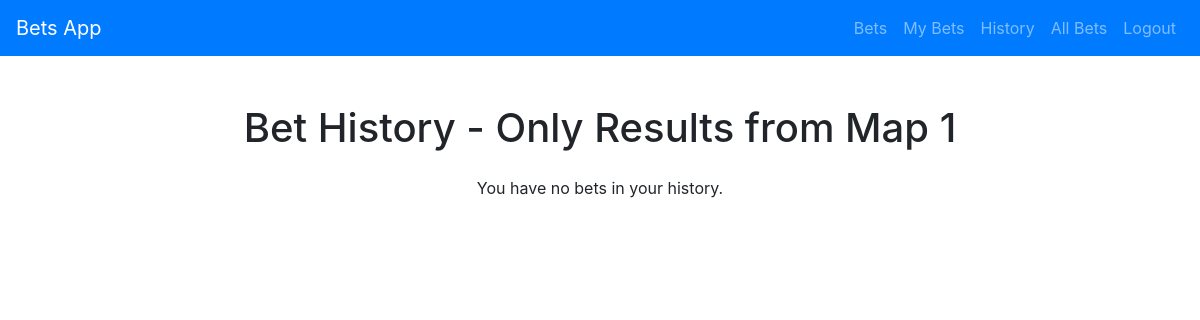
The app's page /history (signed in), older data.
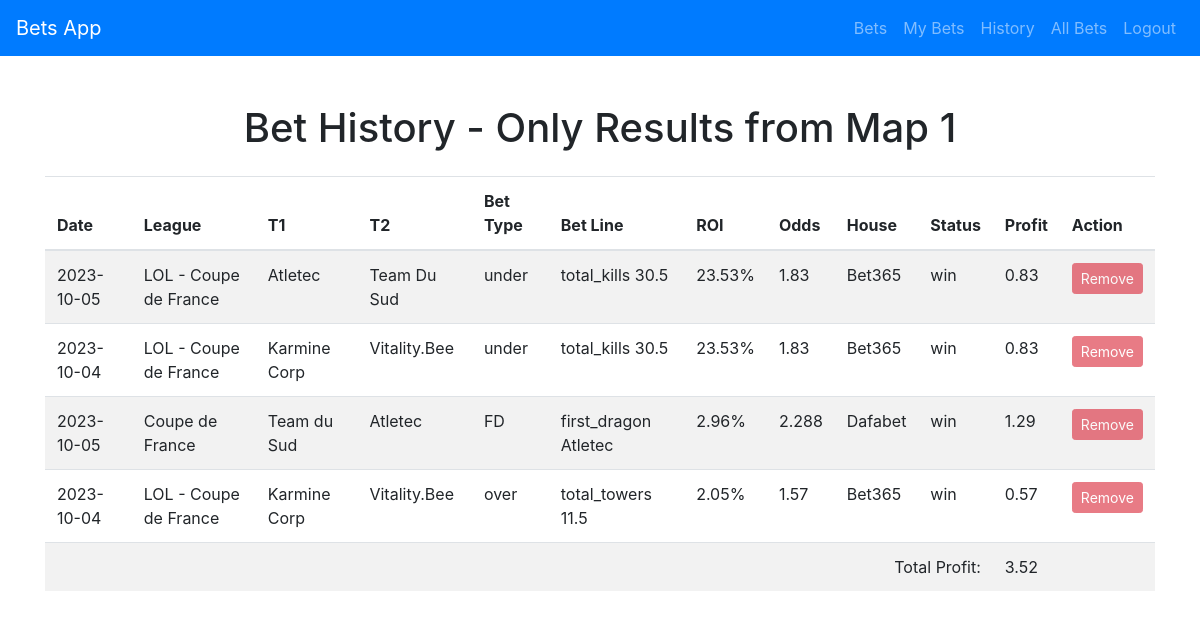
The same page, newer data.
### app.py (models this page shows)
class UserHistory(db.Model):
    id = db.Column(db.Integer, primary_key=True)
    user_id = db.Column(db.Integer, db.ForeignKey('user.id'), nullable=False)
    date = db.Column(db.String, nullable=False)
    league = db.Column(db.String, nullable=False)
    t1 = db.Column(db.String, nullable=False)
    t2 = db.Column(db.String, nullable=False)
    bet_type = db.Column(db.String, nullable=False)
    bet_line = db.Column(db.String, nullable=False)
    ROI = db.Column(db.String, nullable=False)
    odds = db.Column(db.String, nullable=False)
    House = db.Column(db.String, nullable=False)
    status = db.Column(db.String, nullable=False)
    user = db.relationship('User', backref=db.backref('history_bets', lazy=True))

### app.py (the view)
@app.route('/history', methods=['GET'])
@login_required
def history():
    user_history_bets_db = UserHistory.query.filter_by(user_id=current_user.id).all()
    total_profit = 0
    history_bets = []
    for bet in user_history_bets_db:
        profit = 0
        if bet.status == "win":
            profit = round(float(bet.odds) - 1, 2)
        elif bet.status == "loss":
            profit = -1
        total_profit += profit
        total_profit = round(total_profit, 2)  # Round the total profit after each addition
        history_bets.append({
            'data': [bet.date, bet.league, bet.t1, bet.t2, bet.bet_type, bet.bet_line, bet.ROI, bet.odds, bet.House, bet.status, profit],
            'id': bet.id
        })
    return render_template('history.html', bets=history_bets, total_profit=total_profit)
    return render_template('history.html', bets=history_bets, total_profit=total_profit)

### app.py (called while the page is built)
@login_manager.user_loader
def load_user(user_id):
    return User.query.get(int(user_id))

@app.after_request
def after_request(response):
    response.headers["Cache-Control"] = "no-cache, no-store, must-revalidate"
    response.headers["Expires"] = 0
    response.headers["Pragma"] = "no-cache"
    return response

### templates/history.html (shortened to what this page needs)
{% extends "layout.html" %}
{% block main %}
    <h1 class="mb-4 text-center">Bet History - Only Results from Map 1</h1>
    {% if bets %}
        <table class="table table-hover table-striped">
            <thead>
                <tr>
                    <th>Date</th>
                    <th>League</th>
                    <th>T1</th>
                    <th>T2</th>
                    <th>Bet Type</th>
                    <th>Bet Line</th>
                    <th>ROI</th>
                    <th>Odds</th>
                    <th>House</th>
                    <th>Status</th>
                    <th>Profit</th>
                    <th>Action</th>
                </thead>
            <tbody>
                {% for bet in bets %}
                    <tr>
                        {% for cell in bet.data %}
                            <td>{{ cell }}</td>
                        {% endfor %}
                        <td>
                            <form action="{{ url_for('remove_history_bet') }}" method="post" class="d-inline">
                                <button type="submit" class="btn btn-danger btn-sm" disabled>Remove</button>
                            </form>
                        </td>
                    </tr>
                {% endfor %}
                <tr>
                    <td colspan="10" style="text-align:right">Total Profit:</td>
                    <td>{{ total_profit }}</td>
                    <td></td>
                </tr>
            </tbody>
        </table>
    {% else %}
        <p class="text-center">You have no bets in your history.</p>
    {% endif %}
{% endblock %}

### templates/layout.html (shortened to what this page needs)
<!DOCTYPE html>
<html>
<head>
    <link href="https://maxcdn.bootstrapcdn.com/bootstrap/4.5.2/css/bootstrap.min.css" rel="stylesheet">
    <link href="https://cdn.jsdelivr.net/npm/bootstrap-icons@1.10.0/font/bootstrap-icons.css" rel="stylesheet">
</head>
<body>
    <nav class="navbar navbar-expand-lg navbar-dark bg-primary">
        <a class="navbar-brand" href="/">Bets App</a>
        <div class="collapse navbar-collapse" id="navbarNav">
            <ul class="navbar-nav ml-auto">
                {% if current_user.is_authenticated %}
                    <li class="nav-item">
                        <a class="nav-link" href="/">Bets</a>
                    </li>
                    <li class="nav-item">
                        <a class="nav-link" href="/bets">My Bets</a>
                    </li>
                    <li class="nav-item">
                        <a class="nav-link" href="/history">History</a>
                    </li>
                    <li class="nav-item">
                        <a class="nav-link" href="/all_bets">All Bets</a>
                    </li>
                    <li class="nav-item">
                        <a class="nav-link" href="/logout">Logout</a>
                    </li>
                {% endif %}
            </ul>
        </div>
    </nav>
<div class="container mt-5">
    {% block main %}{% endblock %}
</div>
</body>
</html>

Row changes from the older to the newer data that the page shows:
added UserHistory: date "2023-10-05", league "LOL - Coupe de France", t1 "Atletec", t2 "Team Du Sud", bet_type "under", bet_line "total_kills 30.5", ROI "23.53%", odds "1.83", House "Bet365", status "win"
added UserHistory: date "2023-10-04", league "LOL - Coupe de France", t1 "Karmine Corp", t2 "Vitality.Bee", bet_type "under", bet_line "total_kills 30.5", ROI "23.53%", odds "1.83", House "Bet365", status "win"
added UserHistory: date "2023-10-05", league "Coupe de France", t1 "Team du Sud", t2 "Atletec", bet_type "FD", bet_line "first_dragon Atletec", ROI "2.96%", odds "2.288", House "Dafabet", status "win"
added UserHistory: date "2023-10-04", league "LOL - Coupe de France", t1 "Karmine Corp", t2 "Vitality.Bee", bet_type "over", bet_line "total_towers 11.5", ROI "2.05%", odds "1.57", House "Bet365", status "win"
Text that changed along with them:
{{ total_profit }}: (not shown) → "3.52"
text no longer shown: "You have no bets in your history."
text now shown: "Date League T1 T2 Bet Type Bet Line ROI Odds House Status Profit Action Total Profit:"
new list line: "0.83 Remove"
new list line: "1.29 Remove"
new list line: "0.57 Remove"
